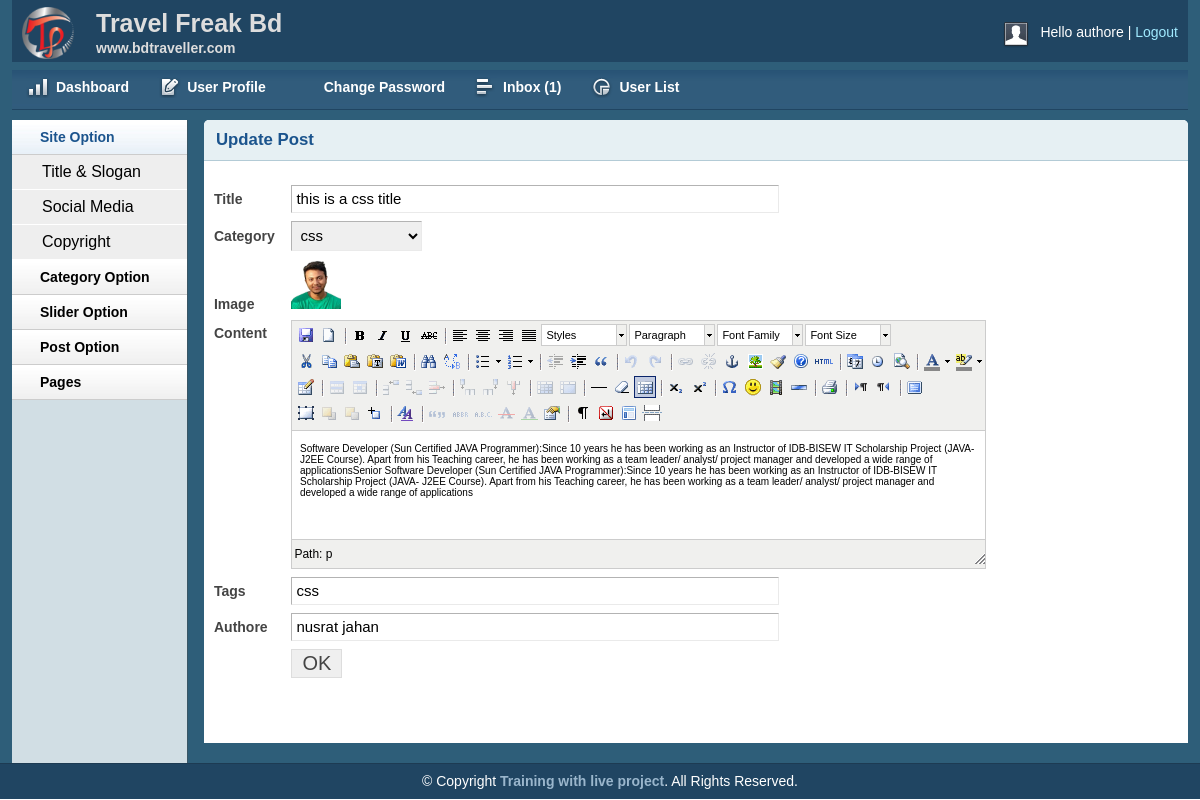
Page /admin/viewpost.php?postid=9 (signed in) on the committed database.
### tables this page shows
CREATE TABLE IF NOT EXISTS `tbl_post` (
  `id` int(11) NOT NULL AUTO_INCREMENT,
  `cat` int(11) NOT NULL,
  `title` varchar(255) NOT NULL,
  `body` text NOT NULL,
  `image` varchar(255) NOT NULL,
  `authore` varchar(50) NOT NULL,
  `tags` varchar(255) NOT NULL,
  `date` timestamp NOT NULL DEFAULT current_timestamp() ON UPDATE current_timestamp(),
  `userid` int(11) NOT NULL,
  PRIMARY KEY (`id`)
);

CREATE TABLE IF NOT EXISTS `tbl_catagory` (
  `id` int(11) NOT NULL AUTO_INCREMENT,
  `name` varchar(55) NOT NULL,
  PRIMARY KEY (`id`)
);

### lib/database1.php (called while the page is built, shortened)
<?php
 class Database{
      private $dbname="mysql:host=localhost; dbname=db_blog;";
      private $dbuser="root";
      private $dbpass="";
      public $conn;
    public function __construct(){
        if(!isset($this->conn)){
            try {
                $this->conn= new PDO("$this->dbname,$this->dbuser,$this->dbpass");
                $this->conn->setAttribute(PDO::ATTR_ERRMODE,PDO::ERRMODE_EXCEPTION);
            } catch (PDOException $e) {
                die("connection failed".$e->getMessage());
            }
        }
     }
}
?>

### admin/viewpost.php (the view, shortened to what this page needs)
<?php
include "inc/header.php";?>
<?php include "inc/sidebar.php";?>
       <div class="grid_10">
        <?php
        if(!isset($_GET['postid'])){
            echo "id is not set";
        }else{
            $id =$_GET['postid'];
        }
        ?>
           <div class="box round first grid">
               <h2>Update Post</h2>
               <div class="block">
                <form action="" method="POST" enctype="multipart/form-data">
               <?php
                   $query = "SELECT * FROM tbl_post WHERE id='$id' ORDER BY id DESC";
                   $res=$db->conn->prepare($query);
                   $res->execute();
                   $val = $res->fetchAll();
                   foreach($val as $key){
                ?>
                   <table class="form">
                       <tr>
                           <td>
                               <label>Title</label>
                           </td>
                           <td>
                               <input readonly type="text" name="title" value="<?php echo $key['title'];?>" class="medium" />
                           </td>
                       </tr>
                       <tr>
                           <td>
                               <label>Category</label>
                           </td>
                           <td>
                               <select  readonly id="select" name="cat">
               <?php
					$sql="SELECT * FROM tbl_catagory ORDER BY id DESC";
					$value = $db->conn->prepare($sql);
					$value->execute();
					$reault = $value->fetchAll();
					if($value){
						foreach ($reault as $data) {
			?>
                                   <option
                                       <?php if($data['id'] == $key['cat']){?>
                                           selected="selected";
                                       <?php } ;?>
                                   value="<?php echo $data['id'] ;?>"><?php echo $data['name'] ;?></option>
                                <?php }} ;?>
                               </select>
                           </td>
                       </tr>
                       <tr>
                           <td>
                               <label> Image</label>
                           </td>
                           <td>
                               <img src="<?php echo $key['image'];?>"  width="50px",height="50px">
                           </td>
                       </tr>
                       <tr>
                           <td style="vertical-align: top; padding-top: 9px;">
                               <label>Content</label>
                           </td>
                           <td>
                           </td>
                       </tr>
                         <tr>
                           <td>
                               <label>Tags</label>
                           </td>
                           <td>
                               <input readonly type="text" name="tags" value="<?php echo $key['tags'];?>" class="medium" />
                           </td>
                       </tr>
                       <tr>
                           <td>
                               <label>Authore</label>
                           </td>
                           <td>
                               <input type="text" readonly name="authore" value="<?php echo $key['authore'];?>" class="medium" />
                           </td>
                       </tr>
					<tr>
                           <td></td>
                           <td>
                               <input type="submit" name="submit" Value="OK" />
                           </td>
                       </tr>
                   </table>
                           <?php } ;?>
                   </form>
               </div>
           </div>
       </div>
<?php include "inc/footer.php";
ob_end_flush();?>

### admin/css/layout.css (style rules this page uses)
body { background: #fff none repeat scroll 0 0; color: #444; font-size: 14px; padding: 0; }
h1, h2, h3, h4, h5, h6 { line-height: 1.2em; margin-bottom: .3em; }
h2 { margin-top: 1em; }
.box { background: #fff; margin-bottom: 20px; padding: 10px 10px 10px 10px; margin-left: -8px; }
.box.grid { padding-bottom: 40px; }
.box.round { -moz-border-radius: 5px 5px 0px 0px; -webkit-border-radius: 5px 5px 0px 0px; border-radius: 5px 5px 0px 0px; }
.box h2 { font-size: 1.2em; font-weight: bold; color: #1B548D; background: #E6F0F3; margin: -10px -10px 0 -10px; padding: 10px 12px; border-bottom: 1px solid #B3CBD6; -moz-border-radius: 5px 5px 0px 0px; -webkit-border-radius: 5px 5px 0px 0px; border-radius: 5px 5px 0px 0px; }
.box.first { min-height: 406px; }
.block { padding-top: 20px; }
table.form { width: 100%; }
table.form td { padding: 4px 0px; }
table.form label { font-weight: bold; }
table.form input, table.form select { font-size: 15px; padding: 4px 4px 5px 4px; border-top: 1px solid #b3b3b3; border-left: 1px solid #b3b3b3; border-right: 1px solid #eaeaea; border-bottom: 1px solid #eaeaea; }
table.form input[type="submit"] { border: 1px solid #ddd; color: #444; cursor: pointer; font-size: 20px; padding: 2px 10px; }
input.medium { width: 55%; }
.block { padding-bottom: 1px; }

### admin/js/tiny-mce/themes/advanced/skins/default/content.css (style rules this page uses)
body, td, pre { color:#000; font-family:Verdana, Arial, Helvetica, sans-serif; font-size:10px; margin:8px; }
body { background:#FFF; }
h2 { font-size: 1.5em }
img { border:0; }
table, img, hr, .mceItemAnchor { cursor:default }
table td, table th { cursor:text }

### rows in the picture
tbl_post: title "this is a css title", cat "css", image (picture), tags "css", authore "nusrat jahan"

### other values in the picture
session::get("username") "authore"
$row "1"
